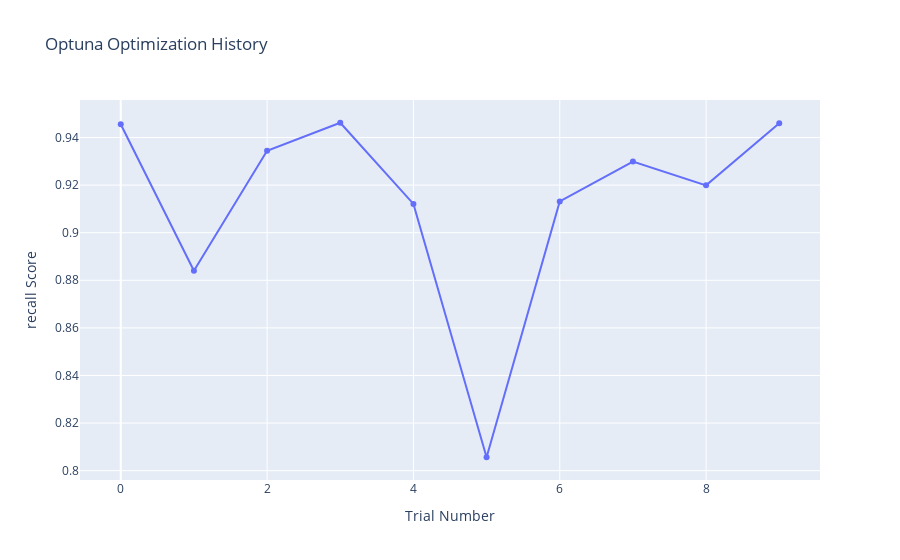

Notebook code cell kept with this figure:
### Markdown cell above
### visualize Optuna’s optimization history

### Code cell
import plotly.express as px

# Get optimization history as a DataFrame
history_df = study.trials_dataframe()

# Plot optimization history
fig = px.line(history_df, x="number", y="value",
              title="Optuna Optimization History",
              labels={"number": "Trial Number", "value": "recall Score"},
              markers=True)

# Show plot
fig.show()

### Figure 1 — Plotly figure (JSON) as saved in the notebook; plotly's stock layout.template omitted (floating-point values rounded to 4 significant figures)
{"data": [{"hovertemplate": "Trial Number=%{x}<br>recall Score=%{y}<extra></extra>", "legendgroup": "", "line": {"color": "#636efa", "dash": "solid"}, "marker": {"symbol": "circle"}, "mode": "lines+markers", "name": "", "orientation": "v", "showlegend": false, "type": "scatter", "x": [0, 1, 2, 3, 4, 5, 6, 7, 8, 9], "xaxis": "x", "y": [0.9455, 0.884, 0.9344, 0.9462, 0.9121, 0.8056, 0.9131, 0.9299, 0.9199, 0.946], "yaxis": "y"}], "layout": {"legend": {"tracegroupgap": 0}, "title": {"text": "Optuna Optimization History"}, "xaxis": {"anchor": "y", "domain": [0, 1], "title": {"text": "Trial Number"}}, "yaxis": {"anchor": "x", "domain": [0, 1], "title": {"text": "recall Score"}}}}
